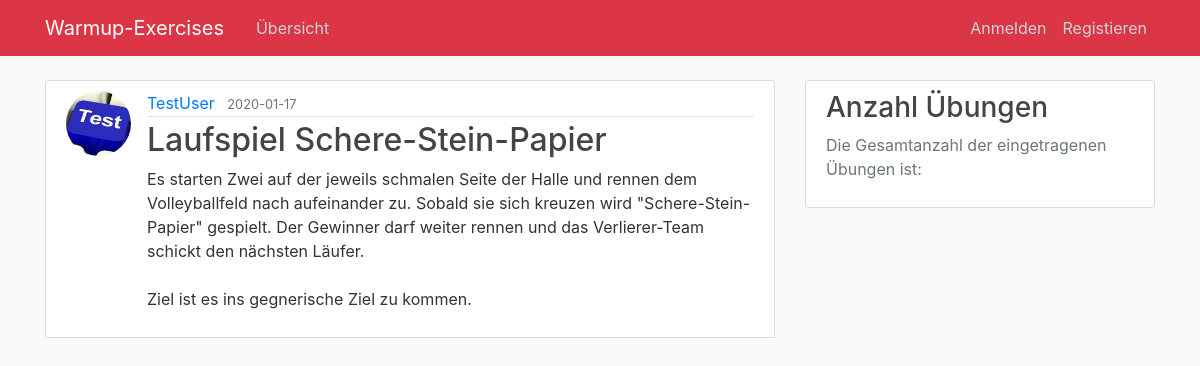
Screenshot of /post/2 with the database file from the repository.
### flaskblog/models.py (models this page shows, shortened)
class User(db.Model, UserMixin):
    id = db.Column(db.Integer, primary_key=True)
    username = db.Column(db.String(20), unique=True, nullable=False)
    email = db.Column(db.String(50), unique=True, nullable=False)
    image_file = db.Column(db.String(20), nullable=False, default='default.jpg')
    password = db.Column(db.String(60), nullable=False)
    posts = db.relationship('Post', backref='author', lazy=True)

class Post(db.Model):
    id = db.Column(db.Integer, primary_key=True)
    title = db.Column(db.String(100), nullable=False)
    date_posted = db.Column(db.DateTime, nullable=False, default=datetime.utcnow)
    content = db.Column(db.Text, nullable=False)
    user_id = db.Column(db.Integer, db.ForeignKey('user.id'), nullable=False)

### flaskblog/routes.py (the view)
@app.route("/post/<int:post_id>")
def post(post_id):
    post = Post.query.get_or_404(post_id)
    return render_template('post.html', title=post.title, post=post)

### flaskblog/templates/post.html (shortened to what this page needs)
{% extends "layout.html" %}
{% block content %}
  <article class="media content-section">
    <img class="rounded-circle article-img" src="{{ url_for('static', filename='profile_pics/' + post.author.image_file) }}">
    <div class="media-body">
      <div class="article-metadata">
        <a class="mr-2" href="#">{{ post.author.username }}</a>
        <small class="text-muted">{{ post.date_posted.strftime('%Y-%m-%d') }}</small>
      </div>
      <h2 class="article-title">{{ post.title }}</h2>
      <p class="article-content">{{ post.content }}</p>
    </div>
  </article>
{% endblock content %}

### flaskblog/static/main.css (style rules this page uses)
body { background: #fafafa; color: #333333; margin-top: 5rem; }
h1, h2, h3, h4, h5, h6 { color: #444444; }
.content-section { background: #ffffff; padding: 10px 20px; border: 1px solid #dddddd; border-radius: 3px; margin-bottom: 20px; }
.article-title { color: #444444; }
.article-content { white-space: pre-line; }
.article-img { height: 65px; width: 65px; margin-right: 16px; }
.article-metadata { padding-bottom: 1px; margin-bottom: 4px; border-bottom: 1px solid #e3e3e3 }

### rows the page displays
User: image_file (picture), author.username "TestUser"
Post: date_posted "2020-01-17", title "Laufspiel Schere-Stein-Papier", content "Es starten Zwei auf der jeweils schmalen Seite der Halle und rennen dem Volleyballfeld nach aufeinander zu. Sobald sie sich kreuzen wird \"Schere-Stein-Papier\" gespielt. Der Gewinner darf weiter rennen und das Verlierer-Team schickt den nächsten Läufer. Ziel ist es ins gegnerische Ziel zu kommen."
